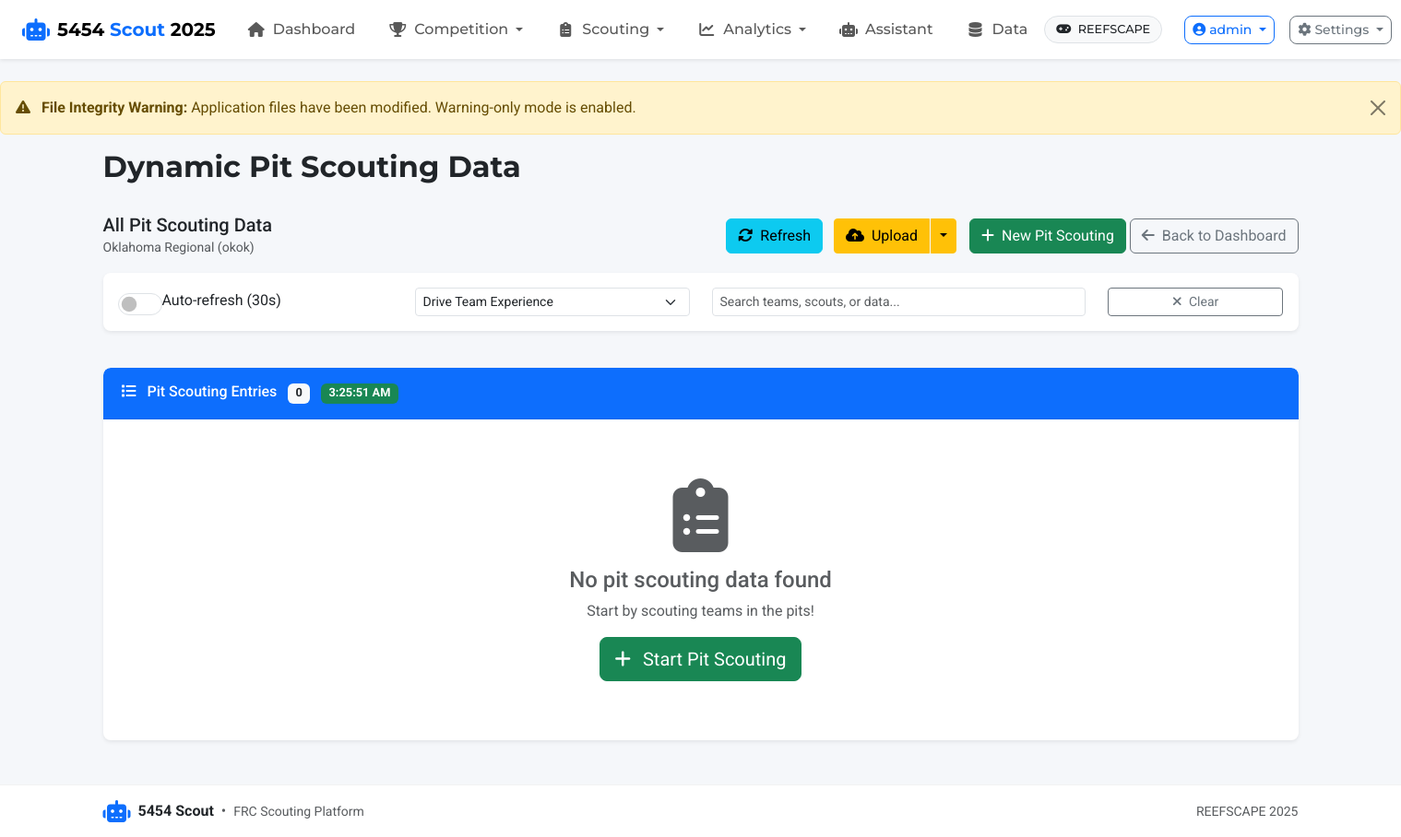
/pit-scouting/list-dynamic (signed in), run on an earlier commit of the app's database.
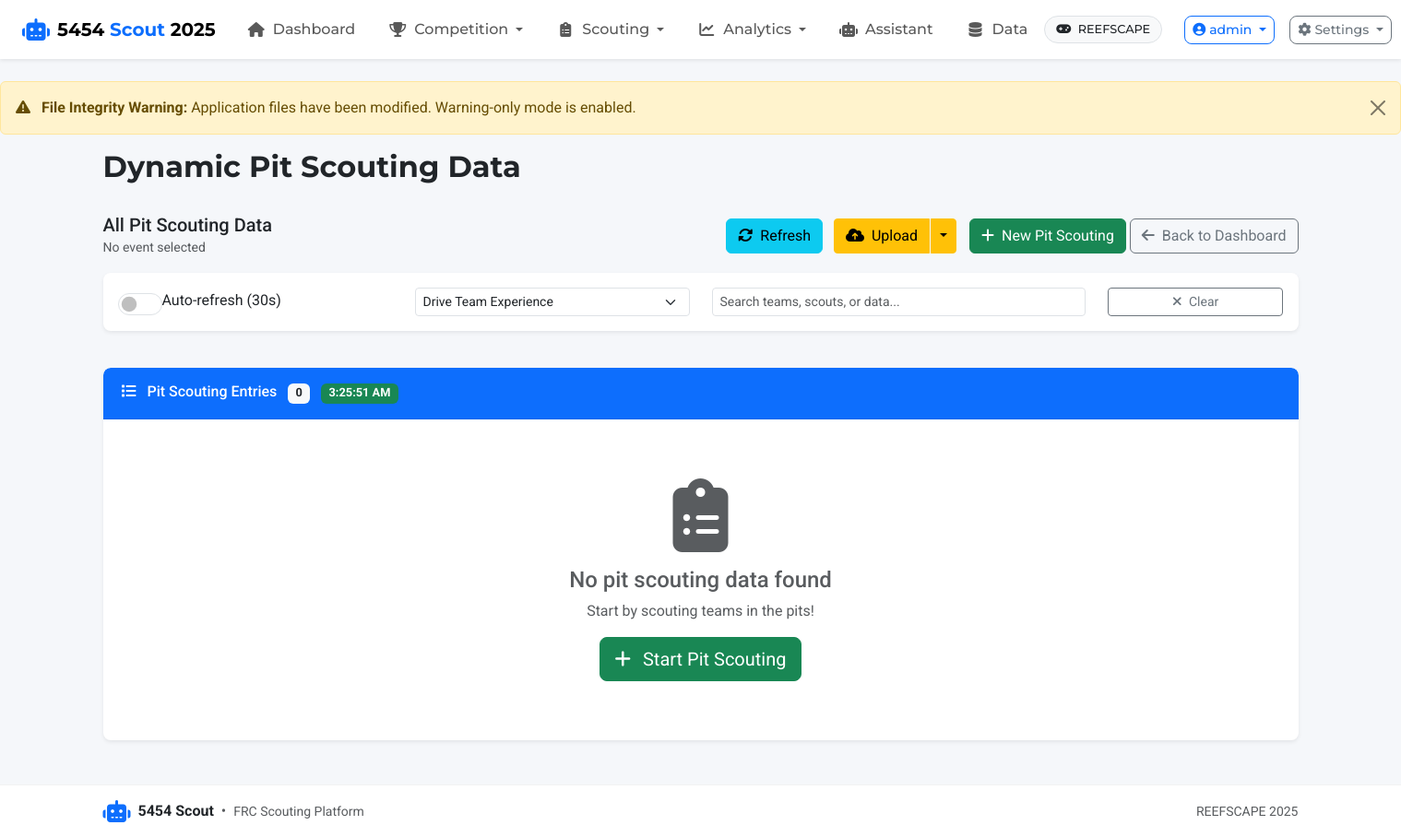
And on a later commit of the database.
### app/models.py (models this page shows, shortened)
class Event(db.Model):
    id = db.Column(db.Integer, primary_key=True)
    name = db.Column(db.String(100), nullable=False)
    code = db.Column(db.String(20), unique=True)  # Event code like "CALA" or "NYRO"
    location = db.Column(db.String(100))
    start_date = db.Column(db.Date)
    end_date = db.Column(db.Date)
    year = db.Column(db.Integer, nullable=False)
    matches = db.relationship('Match', backref='event', lazy=True)

### app/routes/pit_scouting.py (the view)
@bp.route('/list-dynamic')
@login_required
def list_dynamic():
    pit_config = load_pit_config()
    game_config = current_app.config.get('GAME_CONFIG', {})
    current_event_code = game_config.get('current_event_code')
    current_event = None
    if current_event_code:
        current_event = Event.query.filter_by(code=current_event_code).first()
    return render_template('scouting/pit_list_dynamic.html',
                          pit_config=pit_config,
                          current_event=current_event)

### app/models.py (called while the page is built)
    def has_role(self, role_name):
        return any(role.name == role_name for role in self.roles)

### app/routes/auth.py (called while the page is built)
@bp.app_context_processor
def inject_auth_vars():
    return {
        'current_user': current_user,
        'user_has_role': lambda role: current_user.is_authenticated and current_user.has_role(role)
    }

### app/routes/pit_scouting.py (called while the page is built)
def load_pit_config():
    try:
        config_path = os.path.join(os.getcwd(), 'config', 'pit_config.json')
        with open(config_path, 'r') as f:
            return json.load(f)
    except Exception as e:
        print(f"Error loading pit configuration: {e}")
        return {"pit_scouting": {"title": "Pit Scouting", "sections": []}}

### run.py (called while the page is built)
@app.before_request
def check_first_run():
    if not User.query.first() and request.path != '/auth/login':
        flash('Database is being initialized. Please wait...', 'info')
        return redirect(url_for('auth.login'))

### app/templates/scouting/pit_list_dynamic.html (shortened to what the changed rows need)
{% extends 'base.html' %}
{% block heading %}Dynamic Pit Scouting Data{% endblock %}
{% block content %}
<div class="row">
    <div class="col-md-12 mb-3">
        <div class="d-flex justify-content-between align-items-center">
            <div>
                <h5 class="mb-0">All Pit Scouting Data</h5>
                <small class="text-muted" id="eventInfo">
                    {% if current_event %}
                        {{ current_event.name }} ({{ current_event.code }})
                    {% else %}
                        No event selected
                    {% endif %}
                </small>
            </div>
        </div>
    </div>
</div>
{% endblock %}

What changed in the data, as far as the page shows it:
removed Event: name "Oklahoma Regional", code "okok"
Also different on the page:
text now shown: "No event selected"
